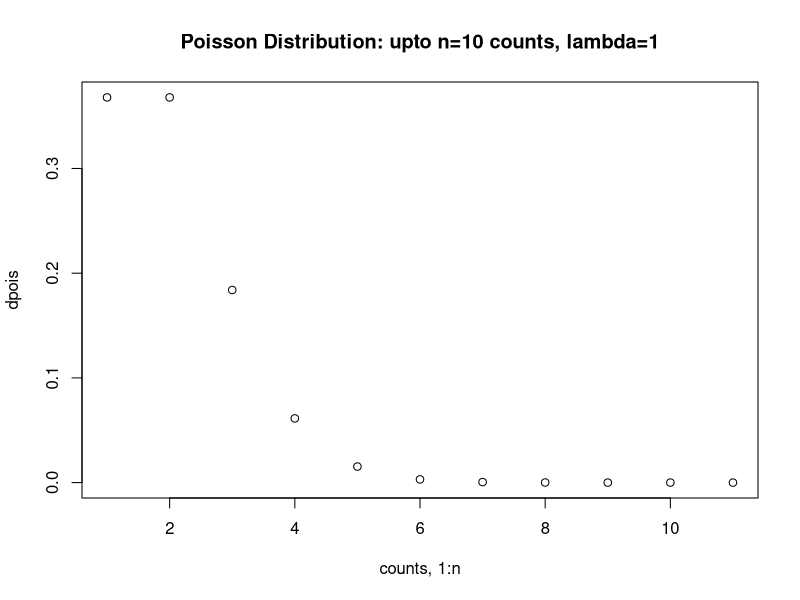
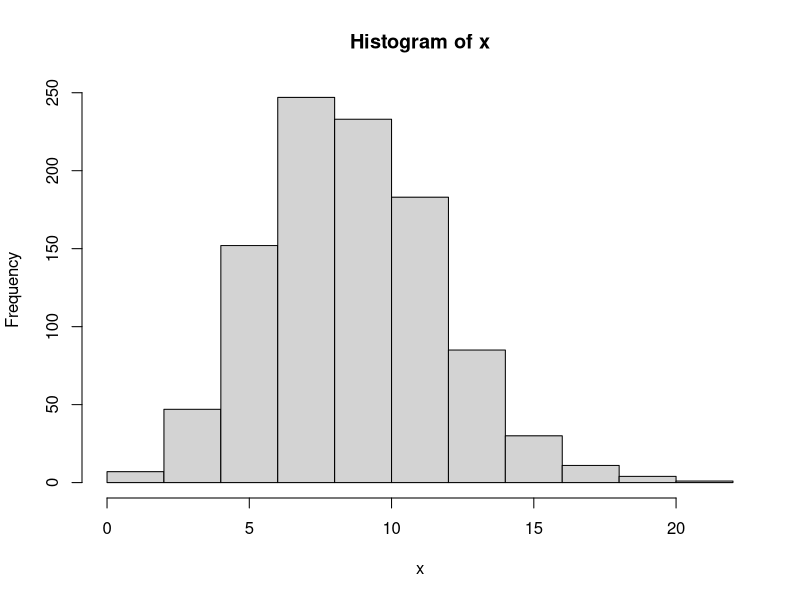
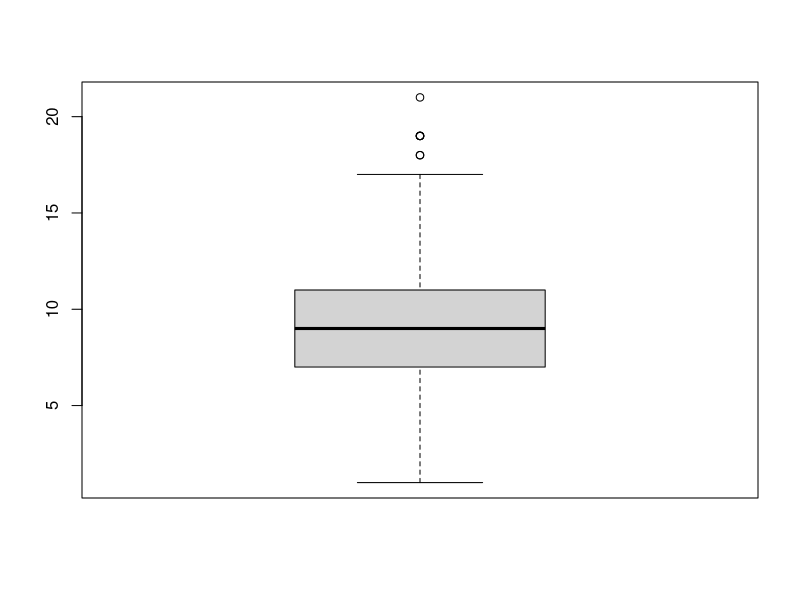
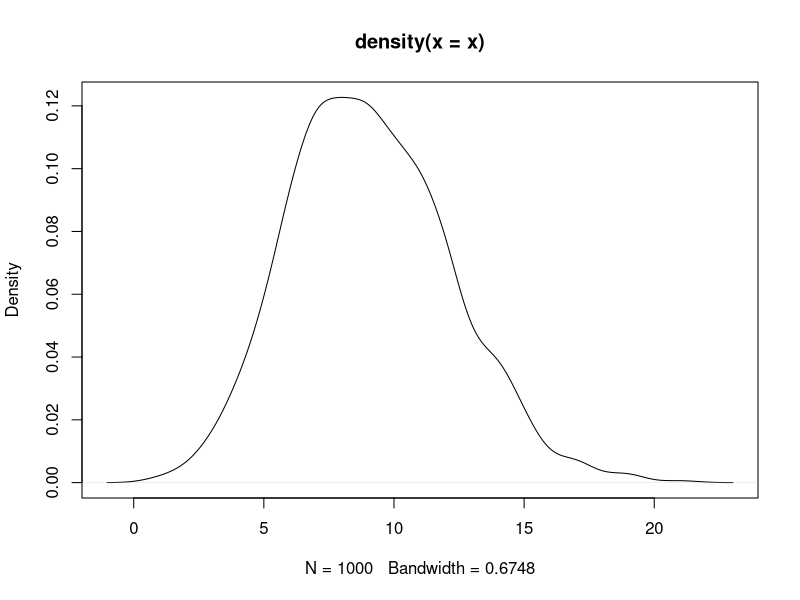

The R source for these figures, in order:
## ---- chunk 1
lambda = 1    # rate of 1 per unit
x  <- 0:10    # how many counts?
z  <- dpois(x = x, lambda = lambda)
plot(z, main ="Poisson Distribution: upto n=10 counts, lambda=1",
     ylab = "dpois",
     xlab = "counts, 1:n"
)

## ---- chunk 2

B   <- 1000
u   <- 9
N  <-  18


# expect to see an avergae of 9 (successes from 18 draws at p = 1/2)
# expect sd to be 3 (if poisson holds)
# double[B], each is success for N in 1 sample
x  <- rbinom(B, N, u/N)
mean(x)
sd(x)


# suppose N really much larger, ie prob = u/N  much smaller
# getting closer!
N  <- 100
x  <- rbinom(B, N, u/N)
mean(x)
sd(x)


# now N huge, p = u/n tiny
N  <- 10^6
x  <- rbinom(B, N, u/N)
mean(x)
sd(x)

hist(x)
boxplot(x)
plot(density(x))

